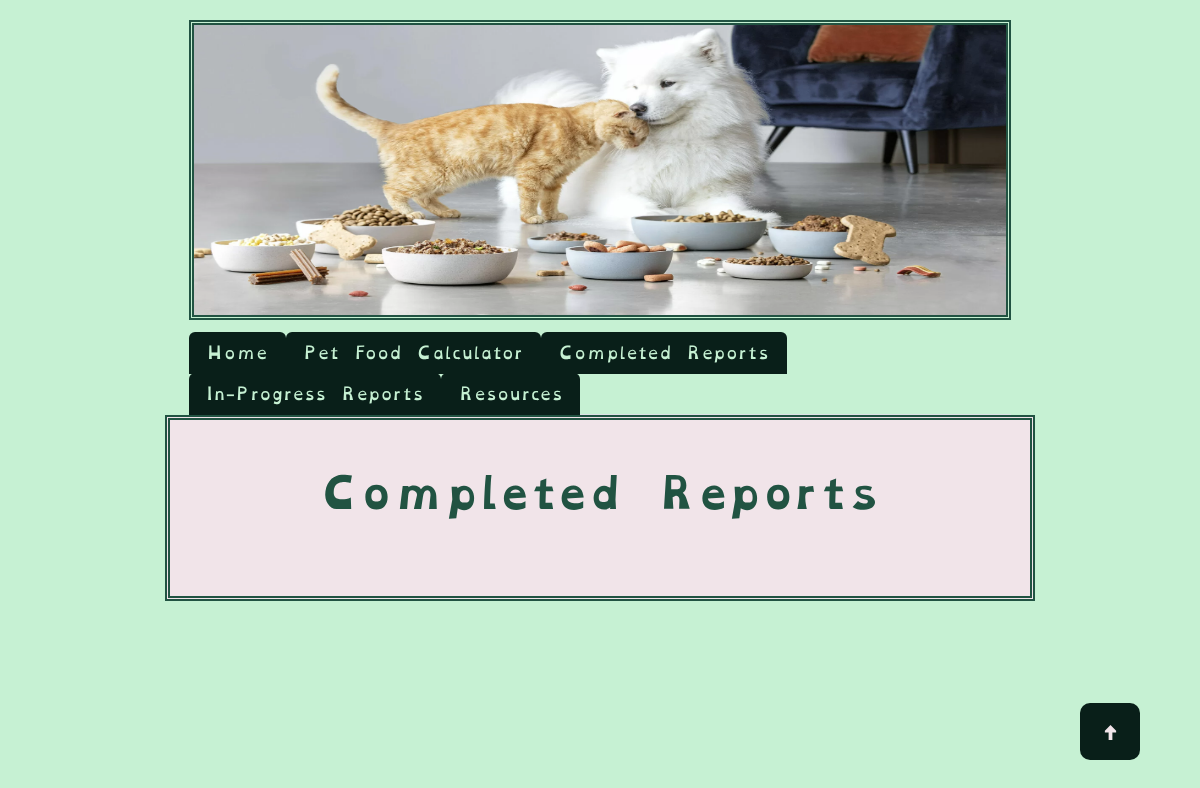
/finished_reports (signed in), run on an earlier commit of the app's database.
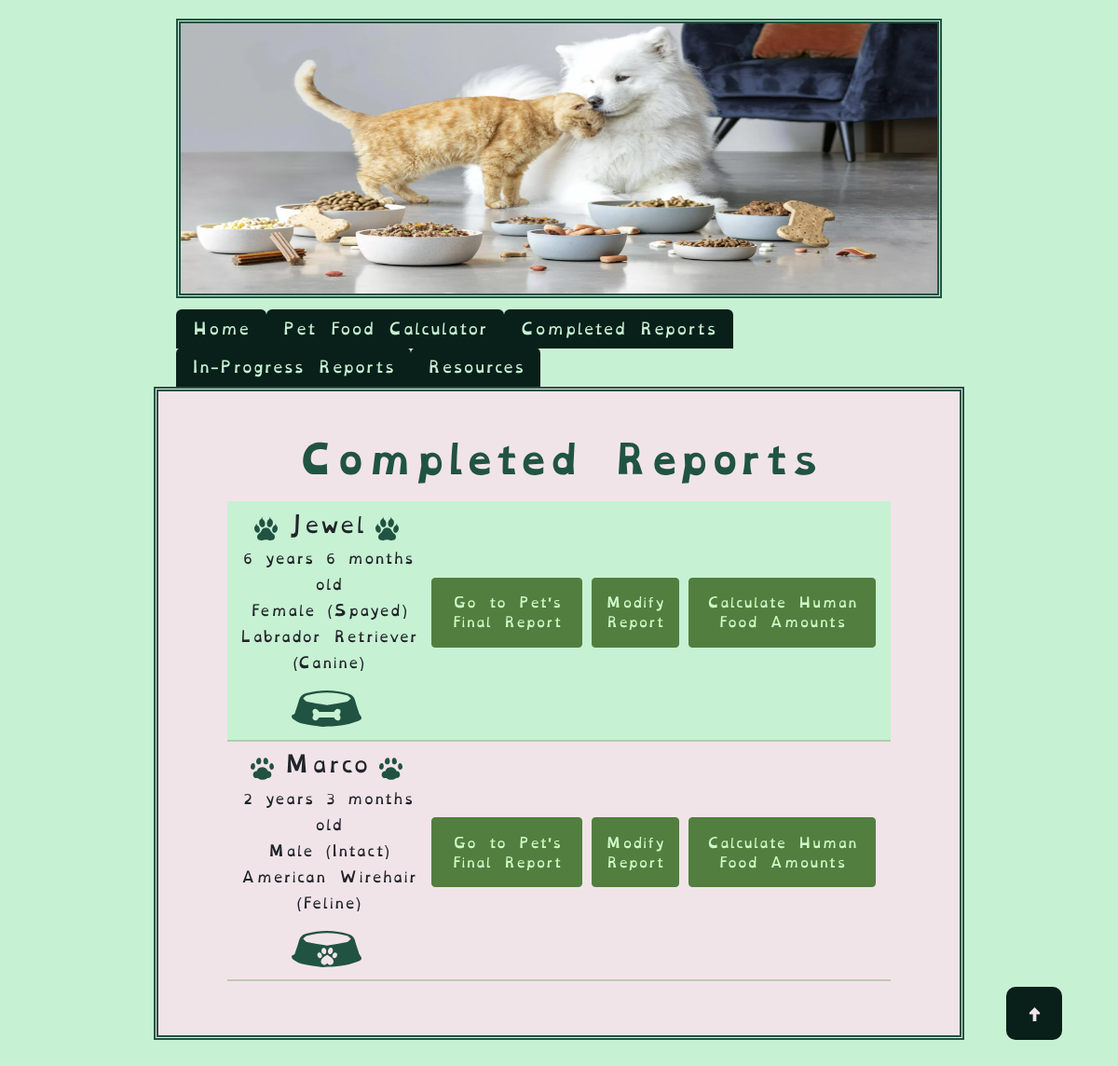
And on a later commit of the database.
### tables this page shows
CREATE TABLE "pets" (
	"pet_id"	INTEGER UNIQUE,
	"owner_id"	INTEGER,
	"name"	VARCHAR(25) NOT NULL,
	"age_in_years"	INTEGER,
	"age_in_months"	INTEGER,
	"species"	VARCHAR(10) NOT NULL,
	"breed"	VARCHAR(25),
	"canine_breed_id"	INTEGER,
	"feline_breed_id"	INTEGER,
	"sex"	INTEGER,
	"bcs"	INTEGER,
	"weight"	FLOAT,
	"units"	VARCHAR(5),
	"converted_weight"	FLOAT,
	"converted_weight_units"	VARCHAR(5),
	"body_fat_percentage"	VARCHAR(5),
	"ideal_weight_lbs"	FLOAT,
	"ideal_weight_kgs"	FLOAT,
	"is_pediatric"	BOOL,
	"is_pregnant"	BOOL,
	"weeks_gestating"	INTEGER,
	"is_nursing"	BOOL,
	"litter_size"	INTEGER,
	"weeks_nursing"	INTEGER,
	"activity_level"	INTEGER,
	"rer"	FLOAT,
	"canine_der_factor_id"	INTEGER,
	"feline_der_factor_id"	INTEGER,
	"der"	FLOAT,
	"der_modifier"	FLOAT,
	"meals_per_day"	FLOAT,
	"current_food_kcal"	FLOAT,
	"current_food_form"	INTEGER,
	"second_food_kcal" FLOAT,
	"second_food_form" INTEGER,
	"sensitive_stomach" INTEGER,
	"food_transition" INTEGER,
	"transition_length" INTEGER,
	"rec_treat_kcal_per_day"	INTEGER,
	"current_food_amt_rec"	VARCHAR(15),
	"current_food_amt_per_meal"	VARCHAR(15),
	"date_of_first_report"	DATETIME,
	"most_recent_report_date"	DATETIME,
	PRIMARY KEY("pet_id" AUTOINCREMENT),
	FOREIGN KEY("owner_id") REFERENCES "users"("id"),
	FOREIGN KEY("canine_breed_id") REFERENCES "dog_breeds"("BreedID"),
	FOREIGN KEY("canine_der_factor_id") REFERENCES "canine_der_factors"("factor_id"),
	FOREIGN KEY("feline_breed_id") REFERENCES "cat_breeds"("BreedID"),
	FOREIGN KEY("feline_der_factor_id") REFERENCES "feline_der_factors"("factor_id"),
	FOREIGN KEY("sex") REFERENCES "reproductive_statuses"("sex_id"),
	FOREIGN KEY("activity_level") REFERENCES "activity_levels"("activity_id"),
	FOREIGN KEY("current_food_form") REFERENCES "food_forms"("form_id"),
	FOREIGN KEY("second_food_form") REFERENCES "food_forms"("form_id")
);

### main.py (the view)
@app.route("/finished_reports", methods=["GET", "POST"])
@login_required
def finished_reports():
    try:
        fi = FindInfo(session["user_id"])
        pet_list = fi.find_all_user_pets(session["user_id"])
    except Exception as e:
        flash(f"Unable to find pet list. Exception: {e}")
        return render_template("finished_reports.html")
    return render_template("finished_reports.html", pet_list=pet_list)

### find_info.py (called while the page is built)
    def pet_data_dictionary(self, user_id, pet_id) -> dict:
        if pet_id != 0 and user_id != 0:
            self.pet_data = db.execute(
                "SELECT * FROM pets WHERE owner_id = :user_id AND pet_id = :pet_id",
                user_id=user_id, pet_id=pet_id
            )
            if self.pet_data == None:
                print("The pet hasn't been added yet.")
        return self.pet_data

    def find_all_user_pets(self, user_id) -> dict:
        if user_id != None or user_id != 0:
            try:
                pet_list = db.execute(
                    "SELECT * FROM pets WHERE owner_id = :user",
                    user=user_id
                )
            except Exception as e:
                flash(f"Couldn't find pet list. Exception: {e}")
        return pet_list

### helpers.py (called while the page is built)
def login_required(f):
    @wraps(f)
    def decorated_funtion(*args, **kwargs):
        if session.get("user_id") == None:
            return redirect(url_for("login"))
        return f(*args, **kwargs)
    return decorated_funtion

### templates/finished_reports.html (shortened to what this page needs)
{% extends 'base.html' %}
{% block content %}
    <h1>Completed Reports</h1>
    <div class="row">
        {% if pet_list and pet_list.date_of_first_report != None %}
            <table class="final_report_table">
                <tbody>
                    {% for pet in pet_list %}
                        {% if pet.date_of_first_report != None %}
                            <tr class="table_info {% if loop.index0 % 2 == 0 %}even-row{% else %}odd-row{% endif %}">
                                <td class="pet_table_info">
                                    <div class="signalment_info">
                                        <div class="name_and_paws">
                                            {% if pet.species == "Canine" %}
                                                <img src="{{ url_for('static', filename='assets/svg/dogs/dog_paw.svg') }}" alt="A dog's pawprint" class="fr_paw">
                                            {% elif pet.species == "Feline" %}
                                                <img src="{{ url_for('static', filename='assets/svg/cats/cat_paw.svg') }}" alt="A cat's pawprint" class="fr_paw">
                                            {% endif %}
                                            <h4>{{ pet.name }}</h4>
                                            {% if pet.species == "Canine" %}
                                                <img src="{{ url_for('static', filename='assets/svg/dogs/dog_paw.svg') }}" alt="A dog's pawprint" class="fr_paw">
                                            {% elif pet.species == "Feline" %}
                                                <img src="{{ url_for('static', filename='assets/svg/cats/cat_paw.svg') }}" alt="A cat's pawprint" class="fr_paw">
                                            {% endif %}
                                            </div>
                                            <div class="sig_fr">
                                                {% if pet.age_in_years == 0 and pet.age_in_months == 1 %}
                                                    {{ pet.age_in_months }} month old
                                                {% elif pet.age_in_years == 0 and pet.age_in_months > 1 %}
                                                    {{ pet.age_in_months }} months old
                                                {% elif pet.age_in_years == 1 and pet.age_in_months == 0 %}
                                                    {{ pet.age_in_years }} year old
                                                {% elif pet.age_in_years == 1 and pet.age_in_months == 1 %}
                                                    {{ pet.age_in_years }} year {{ pet.age_in_months }} month old
                                                {% elif pet.age_in_years == 1 and pet.age_in_months > 1 %}
                                                    {{ pet.age_in_years }} year {{ pet.age_in_months }} months old
                                                {% elif pet.age_in_years > 1 and pet.age_in_months == 0 %}
                                                    {{ pet.age_in_years }} years old
                                                {% elif pet.age_in_years > 1 and pet.age_in_months == 1 %}
                                                    {{ pet.age_in_years }} years {{ pet.age_in_months }} month old
                                                {% elif pet.age_in_years > 1 and pet.age_in_months > 1 %}
                                                    {{ pet.age_in_years }} years {{ pet.age_in_months }} months old
                                                {% endif %}
                                                <div class="sig_sex">
                                                    {% if pet.sex == 1 %}
                                                        Female (Intact)
                                                    {% elif pet.sex == 2 %}
                                                        Female (Spayed)
                                                    {% elif pet.sex == 3 %}
                                                        Male (Intact)
                                                    {% elif pet.sex == 4 %}
                                                        Male (Neutered)
                                                    {% endif %}
                                                </div>
                                                {{ pet.breed }} ({{ pet.species }})
                                            </div>
                                            {% if pet.species == "Feline" %}
                                                <img src="{{ url_for('static', filename='assets/svg/food_bowl.svg') }}" alt="A bowl with a pawprint" class="fr_bowl">
                                            {% elif pet.species == "Canine" %}
                                                <img src="{{ url_for('static', filename='assets/svg/dog_food_bowl.svg') }}" alt="A bowl with a bone" class="fr_bowl">
                                            {% endif %}
                                        </div>
                                    </div>
                                <td class="button_table_info">
                                    <div class="button-container-fr">
                                        <a href="{{ url_for('completed_report', pet_id=pet.pet_id) }}">
                                            <button type="button" class="btn btn-secondary btn-sm">Go to Pet's Final Report</button>
                                        </a>
                                        <a href="{{ url_for('edit_info', pet_id=pet.pet_id) }}">
                                            <button type="button" class="btn btn-secondary btn-sm">Modify Report</button>
                                        </a>
                                        <a href="{{ url_for('human_foods.search_human_foods', pet_id=pet.pet_id) }}">
                                            <button type="button" class="btn btn-secondary btn-sm">Calculate Human Food Amounts</button>
                                        </a>
                                    </div>
                                </td>
                        {% endif %}
                    {% endfor %}
                </tbody>
            </table>
        {% endif %}
        <button onclick="scrollToTop()" id="top" title="Go to Top">
            <img src="{{ url_for('static', filename='assets/svg/arrow.svg') }}" class="arrow" alt="^"/>
        </button>
    </div>
{% endblock %}

### templates/base.html (shortened to what this page needs)
<!DOCTYPE html>
<html lang="en">
  <head>
    {% block styles %}
    <link href="https://cdn.jsdelivr.net/npm/bootstrap@5.3.3/dist/css/bootstrap.min.css" rel="stylesheet">
    <link
      href="{{ url_for('static', filename='css/styles.css') }}"
      rel="stylesheet"
    />
    {% endblock %}
    <img class="header-img" alt="a cat and dog nuzzling amongst several different bowls of food" src="/static/assets/img/dog-cat.png">
    {% if session["user_id"] %}
    <nav id="navbar">
      <ul class="nav nav-tabs" id="tabList" role="tablist">
        <li><a class="nav-link" id="nav-home-tab" href="{{ url_for('home') }}">Home</a></li>
        <li><a class="nav-link" id="nav-pfc-tab" href="{{ url_for('pet_info') }}">Pet Food Calculator</a></li>
        <li><a class="nav-link" id="nav-pets-tab" href="{{ url_for('finished_reports') }}">Completed Reports</a></li>
        <li><a class="nav-link" id="nav-pets-tab" href="{{ url_for('wip_reports') }}">In-Progress Reports</a></li>
        <li><a class="nav-link" id="nav-pets-tab" href="{{ url_for('resources') }}">Resources</a></li>
      </ul>
    {% endif %}
    </nav>
  </head>
  <body>
    <div class="container-lg">
      {% block content %}
      {% endblock %}
    </div>
  </body>
</html>

### static/css/styles.css (style rules this page uses)
:root { --white: #f1e4e9; --pale_white_green: #c6f1d3; --lighter_white_green: #d1f7dc; --pale_sky_blue: #70abad; --light_sky: #70c2c3; --green_black: #091f19; --deep_blue_green: #215342; --light_lime: #7CFF6B; --darker_lime_transparent: #568b3fe5; --darker_lime: #527e3f; }
body { background-color: var(--pale_white_green); padding: 20px; margin-left: auto; margin-right: auto; font-family: "OpenDyslexic", "Arvo"; font-size: 2vh; }
h1 { color: var(--deep_blue_green); font-weight: 700; padding-bottom: 1vw; width: 80%; word-wrap: break-word; }
h1, h2 { color: var(--deep_blue_green); }
h1, h2, h3 { margin-left: auto; margin-right: auto; text-align: center; }
h1, h2, h3 { font-family: "OpenDyslexicBold", "Arvo"; }
h4 { display: inline-block; justify-content: flex-end; padding-right: 10px; padding-left: 10px; font-size: 23px; }
.final_report_table { width: 950px; margin-left: auto; margin-right: auto; }
.even-row, .table_info.even-row, .th.even-row { background-color: var(--pale_white_green); }
.odd-row { background-color: var(--lighter_white_green); }
.table_info.odd-row { background-color: var(--white); }
.table_info { height: 200px; border-bottom: 2px solid #568b3f50; }
.pet_table_info { display: flex; align-items: center; justify-content: center; height: 100%; }
.signalment_info { display: flex; flex-direction: column; padding-bottom: 1vh; }
.name_and_paws { display: flex; flex-direction: row; margin-left: auto; margin-right: auto; padding-top: 5%; }
.button_table_info { height: 100%; }
.sig_fr { text-align: center; font-size: 15px; text-wrap: 500px; padding-bottom: 2vh; line-height: normal; padding-left: 2%; }
a { color: var(--darker_lime); }
.btn { background-color: var(--green_black); border-color: var(--green_black); --bs-btn-active-color: var(--deep_blue_green); --bs-btn-active-border-color: var(--deep_blue_green); --bs-btn-hover-bg: var(--deep_blue_green); --bs-btn-hover-border-bg: var(--deep_blue_green); color: var(--pale_white_green); text-align: center; margin: 5px; position: relative; margin-top: 1vw; }
.btn-sm { color: #cdfcc7; min-height: 75px; font-weight: 500; background-color: var(--darker_lime); border-color: var(--darker_lime); --bs-btn-active-color: var(--darker_lime_transparent); --bs-btn-active-border-color: var(--darker_lime_transparent); --bs-btn-hover-bg: var(--darker_lime_transparent); --bs-btn-hover-border-bg: var(--darker_lime_transparent); }
.button-container, .button-container-fr { display: flex; justify-content: center; }
.button-container-fr { padding-bottom: 3vh; padding-right: 2%; }
.header-img { margin-bottom: 10px; border: 5px var(--deep_blue_green); border-style: double; width: 68.5vw; height: 25vw; display: block; margin-left: auto; margin-right: auto; }
.container-lg { position: relative; border: 5px var(--deep_blue_green); border-style: double; padding: 50px; display: block; margin-left: auto; margin-right: auto; width: 75%; margin-bottom: 20px; background-color: var(--white); font-family: 'OpenDyslexic', 'Courier New'; font-optical-sizing: auto; font-weight: 300; font-style: normal; font-size: 50px; justify-content: space-between; }
.nav { margin-top: 1vw; }
.nav.nav-tabs { width: 68.5vw; margin-left: auto; margin-right: auto; --bs-navbar-color: var(--deep_blue_green); }
#nav-home-tab, #nav-pfc-tab, #nav-pets-tab { background-color: var(--green_black); color: var(--pale_white_green); }
.row { display: flex; flex-wrap: wrap; margin-left: 2vw; margin-right: 2vw; font-size: 20px; padding-bottom: 1vh; }
.fr_bowl { width: 75px; margin-left: auto; margin-right: auto; padding-bottom: 2%; }
.fr_paw { width: 25px; display: inline-block; }
#top { position: fixed; width: 5%; bottom: 5vh; right: 5vw; z-index: 99; border: none; outline: none; color: var(--white); background-color: var(--green_black); cursor: pointer; padding: 15px; border-radius: 10px; font-size: 18px; }
#top .arrow { width: 50%; }

What changed in the data, as far as the page shows it:
now on this page (row edited): pets: name "Jewel", age_in_years "6", age_in_months "6", shows "Female (Spayed)", breed "Labrador Retriever", species "Canine"
added pets: name "Marco", age_in_years "2", age_in_months "3", shows "Male (Intact)", breed "American Wirehair", species "Feline"
